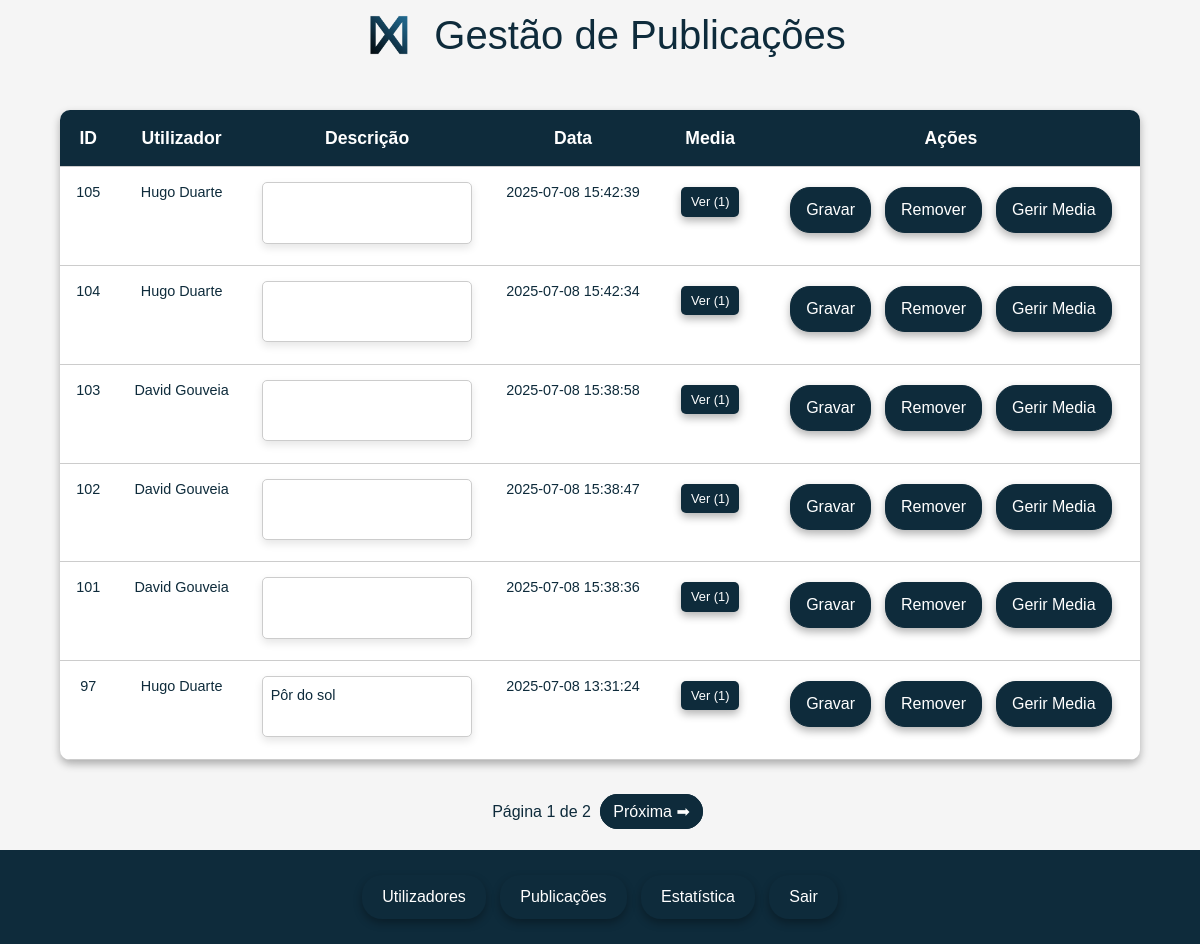
The app's page /admin/publicacoes.php (signed in), older data.
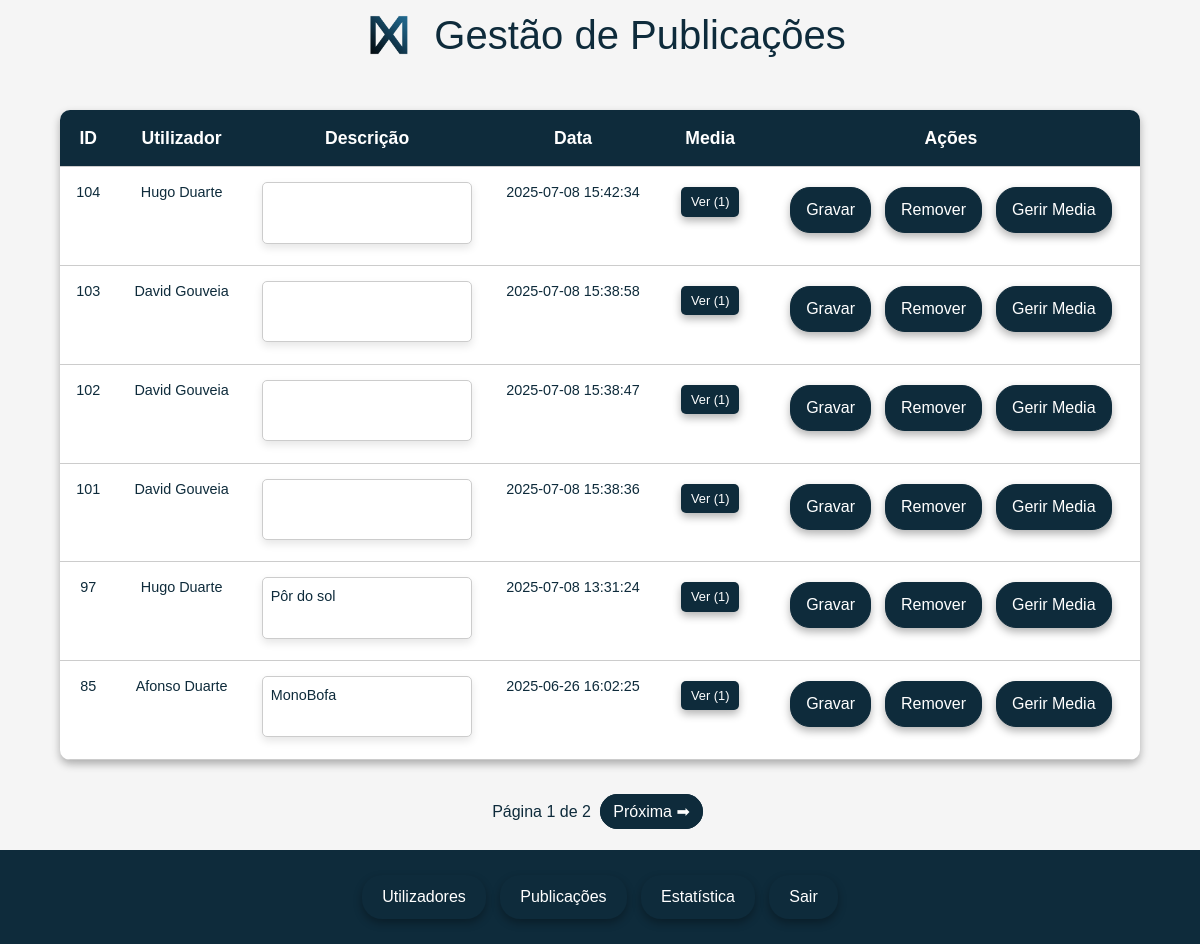
The same page, newer data.
### tables this page shows
CREATE TABLE `publicacao` (
  `idpublicacao` int(11) NOT NULL,
  `idutilizador` int(10) NOT NULL,
  `descricao` varchar(500) DEFAULT NULL,
  `data` datetime NOT NULL
);

CREATE TABLE `utilizador` (
  `idutilizador` int(11) NOT NULL,
  `nome` varchar(200) NOT NULL,
  `email` varchar(200) NOT NULL,
  `user` varchar(20) NOT NULL,
  `telemovel` int(9) NOT NULL,
  `data_nascimento` date NOT NULL,
  `data_registo` date NOT NULL,
  `pass` varchar(41) NOT NULL,
  `pais` varchar(255) DEFAULT NULL,
  `ft_perfil` longblob DEFAULT NULL,
  `ft_capa` longblob DEFAULT NULL,
  `id_tipos_utilizador` int(11) NOT NULL
);

### admin/publicacoes.php (the view, shortened to what this page needs)
<?php
require "../ligabd.php";
$porPagina = 6;
$paginaAtual = isset($_GET['pagina']) ? max(1, (int) $_GET['pagina']) : 1;
$offset = ($paginaAtual - 1) * $porPagina;
$ordenacao = isset($_GET['ordenar']) ? $_GET['ordenar'] : 'p.data DESC';
$sqlBase = "SELECT p.*, u.nome,
                   COUNT(pm.id) as total_media
            FROM publicacao p
            JOIN utilizador u ON p.idutilizador = u.idutilizador
            LEFT JOIN publicacao_media pm ON p.idpublicacao = pm.idpublicacao";
$where = [];
$sqlWhere = $where ? ' WHERE ' . implode(' AND ', $where) : '';
$sqlGroup = " GROUP BY p.idpublicacao";
$sqlTotal = $sqlBase . $sqlWhere . $sqlGroup;
$resultTotal = mysqli_query($con, "SELECT COUNT(*) as total FROM ($sqlTotal) as subquery");
$totalPublicacoes = mysqli_fetch_assoc($resultTotal)['total'];
$totalPaginas = ceil($totalPublicacoes / $porPagina);
$sql = $sqlBase . $sqlWhere . $sqlGroup . " ORDER BY $ordenacao LIMIT $porPagina OFFSET $offset";
$resultado = mysqli_query($con, $sql);
?>
<!DOCTYPE html>
<html lang="pt">
<head>
    <script src="https://cdn.jsdelivr.net/npm/@tailwindcss/browser@4"></script>
    <link rel="stylesheet" type="text/css" href="style.css">
</head>
<body>
    <h1><img src="../imagens/logo.png" alt="Logo"> Gestão de Publicações</h1>
    <table>
        <tr>
            <th>ID</th>
            <th>Utilizador</th>
            <th>Descrição</th>
            <th>Data</th>
            <th>Media</th>
            <th>Ações</th>
        </tr>
        <?php while ($reg = mysqli_fetch_assoc($resultado)): ?>
            <form id="form<?= $reg['idpublicacao'] ?>" method="post" enctype="multipart/form-data">
                <tr>
                    <td style="text-align: center;"><?= $reg['idpublicacao'] ?></td>
                    <td style="text-align: center;"><?= htmlspecialchars($reg['nome']) ?></td>
                    <td><textarea name="descricao" <?= empty($reg['descricao'] ?? "") ? "disabled" : "" ?>
                            style="width: 100%; resize:none; justify-content:center; "><?= htmlspecialchars($reg['descricao'] ?? "") ?></textarea></td>
                    <td style="text-align: center;"><?= $reg['data'] ?></td>
                    <td style="text-align: center;">
                        <?php if ($reg['total_media'] > 0): ?>
                            <button type="button" class="view-btn"
                                onclick="loadPostDetails(<?= $reg['idpublicacao'] ?>, '<?= isset($reg['descricao']) ? htmlspecialchars(addslashes($reg['descricao'])) : '' ?>')">
                                Ver (<?= $reg['total_media'] ?? 0 ?>)
                            </button>
                        <?php else: ?>
                            (sem media)
                        <?php endif; ?>
                    </td>
                    <td style="text-align: center;">
                        <button type="submit" onclick="gravar('form<?= $reg['idpublicacao'] ?>')">Gravar</button>
                        <button type="button" onclick="confirmarRemover('form<?= $reg['idpublicacao'] ?>')">Remover</button>
                        <a href="gerir_publicacao_media.php?id=<?= $reg['idpublicacao'] ?>">
                            <button type="button">Gerir Media</button>
                        </a>
                    </td>
                </tr>
            </form>
        <?php endwhile; ?>
    </table>
    <div class="paginacao" style="text-align: center; margin: 20px;">
        Página <?= $paginaAtual ?> de <?= $totalPaginas ?>
        <?php if ($paginaAtual < $totalPaginas): ?>
            <a href="?pagina=<?= $paginaAtual + 1 ?>">Próxima ➡</a>
        <?php endif; ?>
    </div>
    <div style="height:100px;"></div>
    <footer>
        <div class="footer-container">
            <a href="utilizadores.php"><button class="footerbutton">Utilizadores</button></a>
            <a href="publicacoes.php"><button class="footerbutton">Publicações</button></a>
            <a href="estatistica.php"><button class="footerbutton">Estatística</button></a>
            <a href="admin_choice.php"><button class="footerbutton">Sair</button></a>
        </div>
    </footer>
</body>
</html>

### admin/style.css (style rules this page uses)
body { margin: 0; font-family: Arial, sans-serif; display: flex; flex-direction: column; min-height: 100vh; background-color: #f5f5f5; color: #0e2b3b; }
table { width: 90%; margin: 20px auto; border-collapse: collapse; background-color: white; border-radius: 10px; box-shadow: 0 4px 8px rgba(0, 0, 0, 0.3); overflow: hidden; }
th, td { padding: 15px; text-align: left; border-bottom: 1px solid #ccc; }
th { background-color: #0e2b3b; color: white; font-size: 1.1rem; text-align: center; }
td { font-size: 0.9rem; }
button { padding: 10px 15px; font-size: 1rem; border: none; border-radius: 20px; cursor: pointer; background-color: #0e2b3b; color: white; transition: 0.3s ease; box-shadow: 0 4px 8px rgba(0, 0, 0, 0.3); border: 1px solid #0e2b3b; }
footer { background-color: #0e2b3b; padding: 20px 0; font-size: 16px; color: white; text-align: center; position: fixed; bottom: 0; left: 0; width: 100%; }
.footerbutton { padding: 10px 15px; font-size: 1rem; border: none; border-radius: 20px; cursor: pointer; background-color: transparent; color: white; transition: 0.3s ease; }
h1 { margin: 0; }
footer { color: #0e2b3b; font-size: 16px; text-align: center; }
.footerbutton { padding: 10px 20px; font-size: 1rem; border: none; border-radius: 20px; cursor: pointer; background-color: transparent; color: white; transition: 0.3s ease; display: inline-block; }
.paginacao a { padding: 8px 12px; background-color: #0e2b3b; color: white; border: 1px solid #0e2b3b; text-decoration: none; border-radius: 20px; transition: background-color 0.3s, color 0.3s; }

### admin/publicacoes.php (style rules this page uses)
h1 { display: flex; align-items: center; justify-content: center; font-size: 40px; color: #0e2b3b; margin-bottom: 20px; }
h1 img { width: 70px; height: auto; margin-right: 10px; }
.view-btn { background-color: #0e2b3b; color: white; border: none; padding: 5px 10px; border-radius: 5px; cursor: pointer; font-size: 0.8rem; transition: background-color 0.3s; }
table { width: 90%; margin: 20px auto; border-collapse: collapse; background-color: white; border-radius: 10px; box-shadow: 0 4px 8px rgba(0, 0, 0, 0.3); overflow: hidden; }
th, td { padding: 15px; text-align: left; border-bottom: 1px solid #ccc; vertical-align: top; }
th { background-color: #0e2b3b; color: white; font-size: 1.1rem; text-align: center; }
td { font-size: 0.9rem; }
textarea { width: 100%; padding: 8px; border: 1px solid #ccc; border-radius: 5px; font-size: 0.9rem; background-color: #fff; box-shadow: 0 4px 8px rgba(0, 0, 0, 0.1); resize: vertical; min-height: 60px; }
button { padding: 10px 15px; font-size: 1rem; border: none; border-radius: 20px; cursor: pointer; background-color: #0e2b3b; color: white; transition: 0.3s ease; box-shadow: 0 4px 8px rgba(0, 0, 0, 0.3); border: 1px solid #0e2b3b; margin: 5px; }
.paginacao a { padding: 8px 12px; background-color: #0e2b3b; color: white; border: 1px solid #0e2b3b; text-decoration: none; border-radius: 20px; transition: background-color 0.3s, color 0.3s; margin: 0 5px; }

Row changes from the older to the newer data that the page shows:
removed publicacao: idpublicacao "105", idutilizador.nome "Hugo Duarte", data "2025-07-08 15:42:39", total_media "1"
now on this page (row unchanged): publicacao: idpublicacao "85", idutilizador.nome "Afonso Duarte", descricao "MonoBofa", data "2025-06-26 16:02:25", total_media "1"
